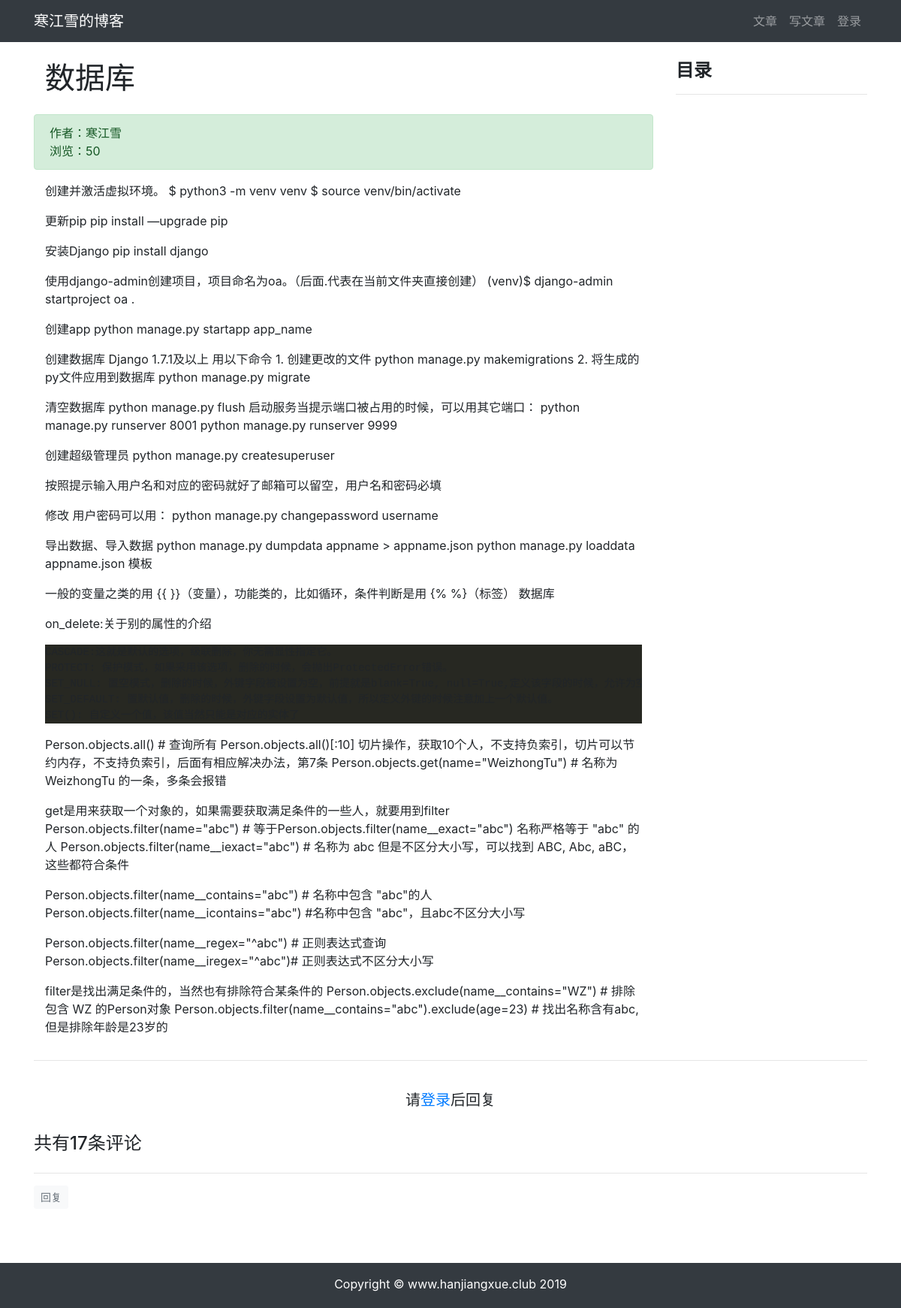
The app's page /article/article-detail/22/ with its own data.
### article/models.py (models this page shows, shortened)
class ArticlePost(models.Model):
    author = models.ForeignKey(User, on_delete=models.CASCADE, verbose_name='文章')
    column = models.ForeignKey(ArticleColumn, null=True, blank=True, on_delete=models.CASCADE, related_name='article',
                               verbose_name='栏目')
    tags = TaggableManager(blank=True)
    avatar = models.ImageField(upload_to='article/%Y%m%d',blank=True)
    def save(self, *args, **kwargs):
        article = super(ArticlePost, self).save(*args, **kwargs)
        return article
    title = models.CharField(max_length=100, verbose_name='标题')
    body = models.TextField(verbose_name='正文')
    total_views = models.PositiveIntegerField(default=0,verbose_name='浏览量')
    created_time = models.DateTimeField(default=timezone.now, verbose_name='创建时间')
    update_time = models.DateTimeField(auto_now=True, verbose_name='更新时间')
    class Meta:
        ordering = ('-created_time',)  # 注意这里是元组（Tuple）
        verbose_name = "文章"
        verbose_name_plural = '文章'

### article/views.py (the view)
# urls.py: path('article-detail/<int:pk>/', views.article_detail, name='article_detail'),
def article_detail(request, pk):
    article = ArticlePost.objects.get(pk=pk)
    comments = Comment.objects.filter(article=pk)
    article.total_views += 1
    article.save(update_fields=['total_views'])
    comment_form = CommentForm()
    md = markdown.Markdown(
        extensions=[
            'markdown.extensions.extra',
            'markdown.extensions.codehilite',
            'markdown.extensions.toc',
        ]
    )
    article.body = md.convert(article.body)
    context = {'article': article, 'toc': md.toc, 'comments': comments, 'comment_form': comment_form}
    return render(request, 'article/detail.html', context)

### templates/article/detail.html (shortened to what this page needs)
{% extends 'base.html' %}
{% load staticfiles %}
{% load mptt_tags %}
{% block content %}
<link rel="stylesheet" href="{% static 'prism/prism.css' %}">
 <div class="container">
        <div class="row">
            <div class="col-9">
                <h1 class="col-12 mt-4 mb-4">{{ article.title }}</h1>
                <div class="col-12 alert alert-success">
                    <div>
                        作者：{{ article.author }}
                    </div>
                <div>
                    浏览：{{ article.total_views }}
                </div>
                </div>
                <div class="col-12">
                    <p>{{ article.body|safe }}</p>
                </div>
            </div>
            <div class="col-3 mt-4 sidebar" id="sidebar">
                <div class="sidebar__inner">
                     <h4><strong>目录</strong></h4>
                    <hr>
                </div>
            </div>
        </div>
        <hr>
        {% if user.is_authenticated %}
            <div>
                <form action="{% url 'comment:post_comment' article.pk %}" method="post">
                    {% csrf_token %}
                    <div class="form-group">
                        <label for="body"><strong>我也要评论：</strong></label>
                        <div>
                            {{ comment_form.media }}
                            {{ comment_form.body }}
                        </div>
                    </div>
                    <button type="submit" class="btn btn-primary">发送</button>
                </form>
            </div>
            <br>
        {% else %}
            <br>
            <h5 class="row justify-content-center">请<a href="{% url 'userprofile:login' %}">登录</a>后回复</h5>
            <br>
        {% endif %}
        <h4>共有{{ comments.count }}条评论</h4>
<div class="row">
    {% recursetree comments %}
        {% with comment=node %}
            <div class="{% if comment.reply_to %}
                        offset-1 col-11
                        {% else %}
                        col-12
                        {% endif %}"
                 id="comment_elem_{{ comment.id }}"
            >
                <hr>
                <div>
                    {% if user.is_authenticated %}
                    <button type="button"
                            class="btn btn-light btn-sm text-muted"
                            onclick="load_modal({{ article.id }}, {{ comment.id }})"
                            >
                        回复
                    </button>
                    {% else %}
                    <a class="btn btn-light btn-sm text-muted"
                       href="{% url 'userprofile:login' %}"
                       >
                        回复
                    </a>
                    {% endif %}
                </div>
            </div>
        {% endwith %}
    {% endrecursetree %}
</div>
 </div>
{% endblock content %}

### static/md_css/monokai.css (style rules this page uses)
.codehilite { background: #272822; color: #f8f8f2 }

### templates/article/detail.html (style rules this page uses)
.sidebar { will-change: min-height; }
.sidebar__inner { transform: translate(0, 0); transform: translate3d(0, 0 ,0); will-change: position, transform; }

### templates/base.html (style rules this page uses)
html, body { height: 100%; margin: 0; }

### records on screen
ArticlePost: title "数据库", author "寒江雪", total_views "50", body "创建并激活虚拟环境。 $ python3 -m venv venv $ source venv/bin/activate 更新pip pip install —upgrade pip 安装Django pip install django 使用django-admin创建项目，项目命名为oa。（后面.代表在当前文件夹直接创建） (venv)$ django-admin startproject oa . 创建app python manage.py startapp app_name 创建数据库 Django 1.7.1及以上 用以下命令 1. 创建更改的文件 python manage.py makemigrations 2. 将生成的py文件应用到数据库 python manage.py migrate 清空数据库 python manage.py flush 启动服务当提示端口被占用的时候，可以用其它端口： python manage.py runserver 8001 python manage.py runserver 9999 创建超级管理员 python manage.py createsuperuser 按照提示输入用户名和对应的密码就好了邮箱可以留空，用户名和密码必填 修改 用户密码可以用： python manage.py changepassword username 导出数据、导入数据 python manage.py dumpdata appname > appname.json python manage.py loaddata…"

### other values on screen
{{ comments.count }} "17"
